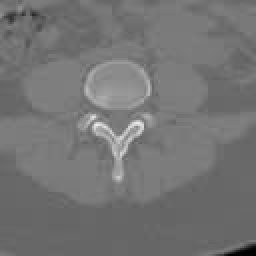
%> input picture DONE/Project2/Exercicio2/Medical-Images/CT.jpg, 128 x 128 px (shown 2 times larger)
$ octave --eval "exercicio2;"   (GNU Octave 9; MATLAB toolbox functions it lacks are replaced by stand-ins)
%> lines starting %> are read from the running program, lines starting %| are printed output that depends on the picture; in (x1, y1, x2, y2) boxes, pixels count from 0 and x2, y2 are one past the last pixel; in counts of white or black regions, pixels touching at a corner belong together; the program's own positions count from 1
function exercicio2()
    clc
    close all

    function [imageAdjusted, imageColored] = grayToColor(image, contrastL, contrastH, colorMap, nColors)
        % image -> gray scale image
        % contrastL -> low contrast cut off
        % contrastH -> hight contrast cut off
        % colorMap ->
        % 'parula','hsv','hot','cool','spring','summer','autumn','winter','gray','bone','copper','pink','lines','colorcube','prism','flag'
        % nColors -> number of colors, aka number of color slices

        imageAdjusted = imadjust(image,[contrastL contrastH],[]);
        fh = str2func(colorMap);
        imageColored = ind2rgb(gray2ind(imageAdjusted, nColors),fh(nColors));
    end

    %%%% CT %%%%
    % focus of the image: center and top left
    image = imread('./Medical-Images/CT.jpg');
%> image is the input picture: size 128x128 uint8; min 0, max 237, mean 115.7
    [imageAdjusted, imageColored] = grayToColor(image, 0.1, 0.7, 'jet', 256);
    imwrite(imageColored, './Colored-Images/colored_CT.png');

    f = figure;
    f.WindowState = 'maximized';
    s1 = subplot(1,2,1);
        imshow(image);
    title('Original');
    s3 = subplot(1,2,2);
        imshow(imageColored);
    title('Pseudo-color');


    %%%% face_thermogram %%%%
    % focus of the image: temperature of the face
    image = imread('./Medical-Images/face_thermogram.png');
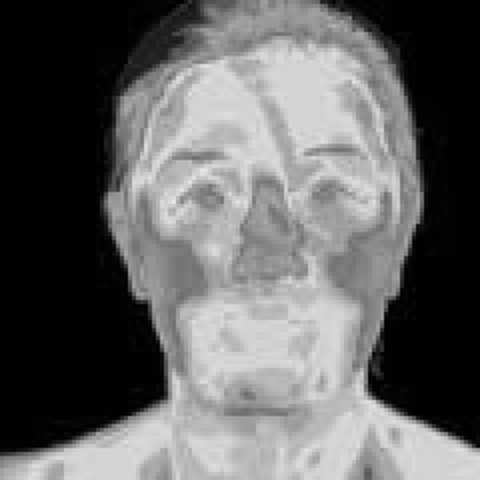
%> input picture DONE/Project2/Exercicio2/Medical-Images/face_thermogram.png, 480 x 480 px
%> image is the input picture: size 480x480 uint8; min 0, max 237, mean 100.7
    [imageAdjusted, imageColored] = grayToColor(image, 0.0, 1.0, 'jet', 256);
    imwrite(imageColored, './Colored-Images/colored_face_thermogram.png');

    f = figure;
    f.WindowState = 'maximized';
    s1 = subplot(1,2,1);
        imshow(image);
    title('Original');
    s3 = subplot(1,2,2);
        imshow(imageColored);
    title('Pseudo-color');


    %%%% finger %%%%
    % focus of the image: details of the finger print
    image = imread('./Medical-Images/finger.png');
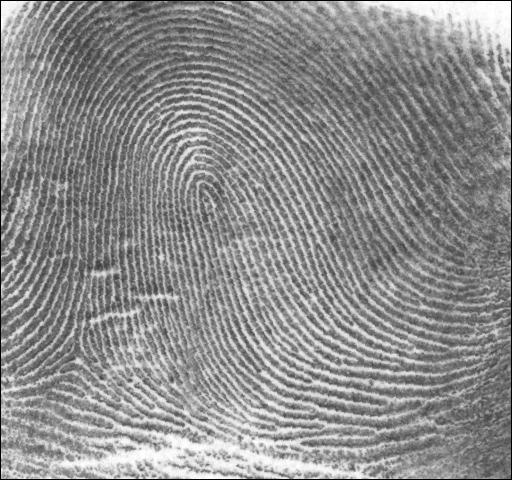
%> input picture DONE/Project2/Exercicio2/Medical-Images/finger.png, 512 x 480 px
%> image is the input picture: size 480x512 uint8; min 0, max 255, mean 141.3
    [imageAdjusted, imageColored] = grayToColor(image, 0.5, 0.6, 'gray', 2);
%> call 3 of grayToColor, with contrastL = 0.5, contrastH = 0.6, colorMap = 'gray', nColors = 2
%> in grayToColor (call 3), `imageColored = ind2rgb(gray2ind(imageAdjusted, nColors),fh(nColors));`:
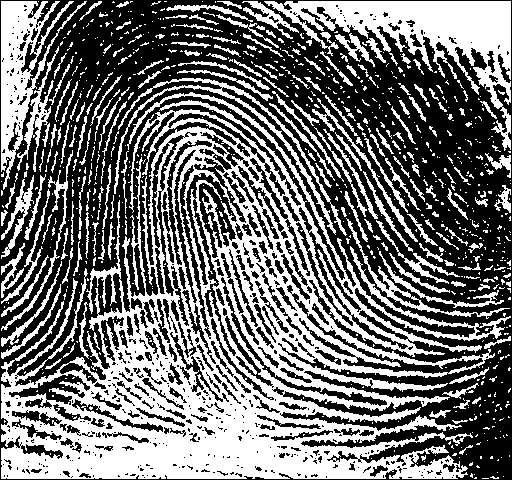
%> imageColored: size 480x512x3 double; values 0 (black) and 1 (white), 44.6% white; 906 white regions (706 under 20 px), largest, box (x1, y1, x2, y2) and area: (1, 92, 511, 479) 67944, (264, 1, 511, 151) 10320, (1, 1, 87, 190) 4804
    imwrite(imageColored, './Colored-Images/colored_finger.png');

    f = figure;
    f.WindowState = 'maximized';
    s1 = subplot(1,2,1);
        imshow(image);
    title('Original');
    s2 = subplot(1,2,2);
        imshow(imageColored);
    title('Pseudo-color');


    %%%% iris %%%%
    % focus of the image: details of the iris
    image = imread('./Medical-Images/iris.png');
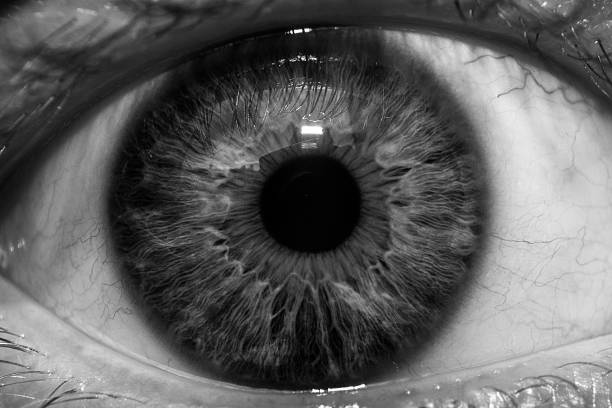
%> input picture DONE/Project2/Exercicio2/Medical-Images/iris.png, 612 x 408 px
%> image is the input picture: size 408x612 uint8; min 0, max 255, mean 95.8
    [imageAdjusted, imageColored] = grayToColor(image, 0.0, 0.8, 'parula', 64);
    imwrite(imageColored, './Colored-Images/colored_iris.png');

    f = figure;
    f.WindowState = 'maximized';
    s1 = subplot(1,2,1);
        imshow(image);
    title('Original');
    s2 = subplot(1,2,2);
        imshow(imageColored);
    title('Pseudo-color');
    %}


    %%%% MR %%%%
    % focus of the image: center of the image
    image = imread('./Medical-Images/MR.jpg');
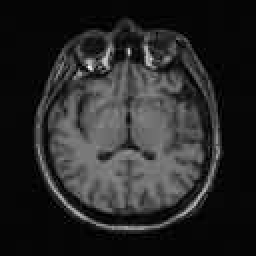
%> input picture DONE/Project2/Exercicio2/Medical-Images/MR.jpg, 128 x 128 px (shown 2 times larger)
%> image is the input picture: size 128x128 uint8; min 0, max 255, mean 39.7
    [imageAdjusted, imageColored] = grayToColor(image, 0.0, 0.5, 'jet', 64);
    imwrite(imageColored, './Colored-Images/colored_MR.png');

    f = figure;
    f.WindowState = 'maximized';
    s1 = subplot(1,2,1);
        imshow(image);
    title('Original');
    s2 = subplot(1,2,2);
        imshow(imageColored);
    title('Pseudo-color');


    %%%% PET %%%%
    % focus of the image: coloring human
    image = imread('./Medical-Images/PET.png');
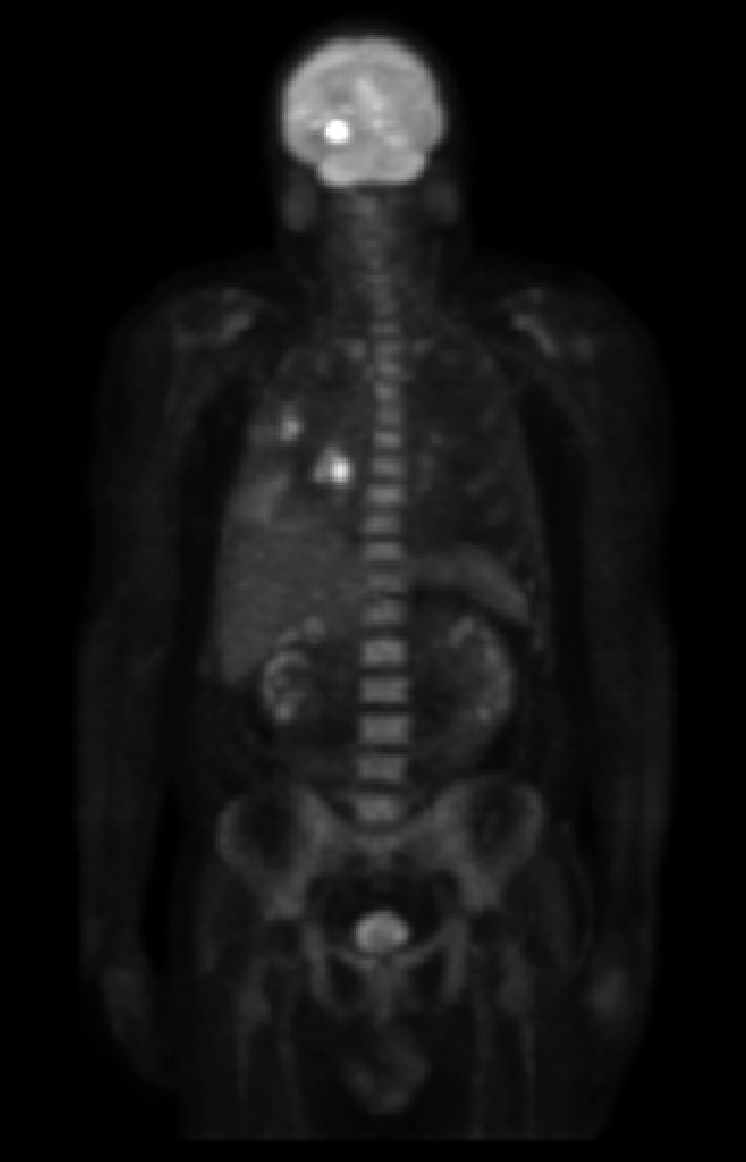
%> input picture DONE/Project2/Exercicio2/Medical-Images/PET.png, 746 x 1162 px
%> image is the input picture: size 1162x746 uint8; min 0, max 255, mean 19.4
    [imageAdjusted, imageColored] = grayToColor(image, 0.0, 0.8, 'hot', 256);
%> call 6 of grayToColor, with contrastL = 0, contrastH = 0.8, colorMap = 'hot', nColors = 256
%> in grayToColor (call 6), `imageColored = ind2rgb(gray2ind(imageAdjusted, nColors),fh(nColors));`:
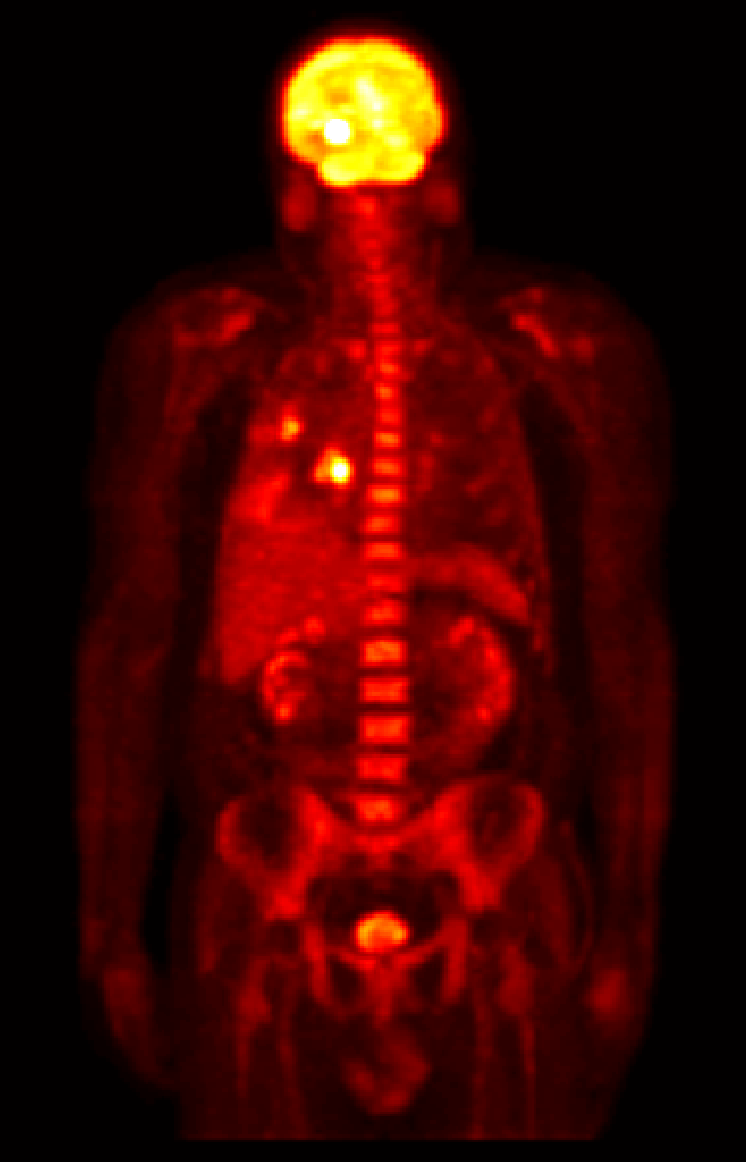
%> imageColored: size 1162x746x3 double; mean R, G, B 0.239, 0.0215, 0.00287
    imwrite(imageColored, './Colored-Images/colored_PET.png');

    f = figure;
    f.WindowState = 'maximized';
    s1 = subplot(1,2,1);
        imshow(image);
    title('Original');
    s2 = subplot(1,2,2);
        imshow(imageColored);
    title('Pseudo-color');


    %%%% Thyroid %%%%
    % focus of the image: red circle inside the thyroid
%> (the run ends here)
